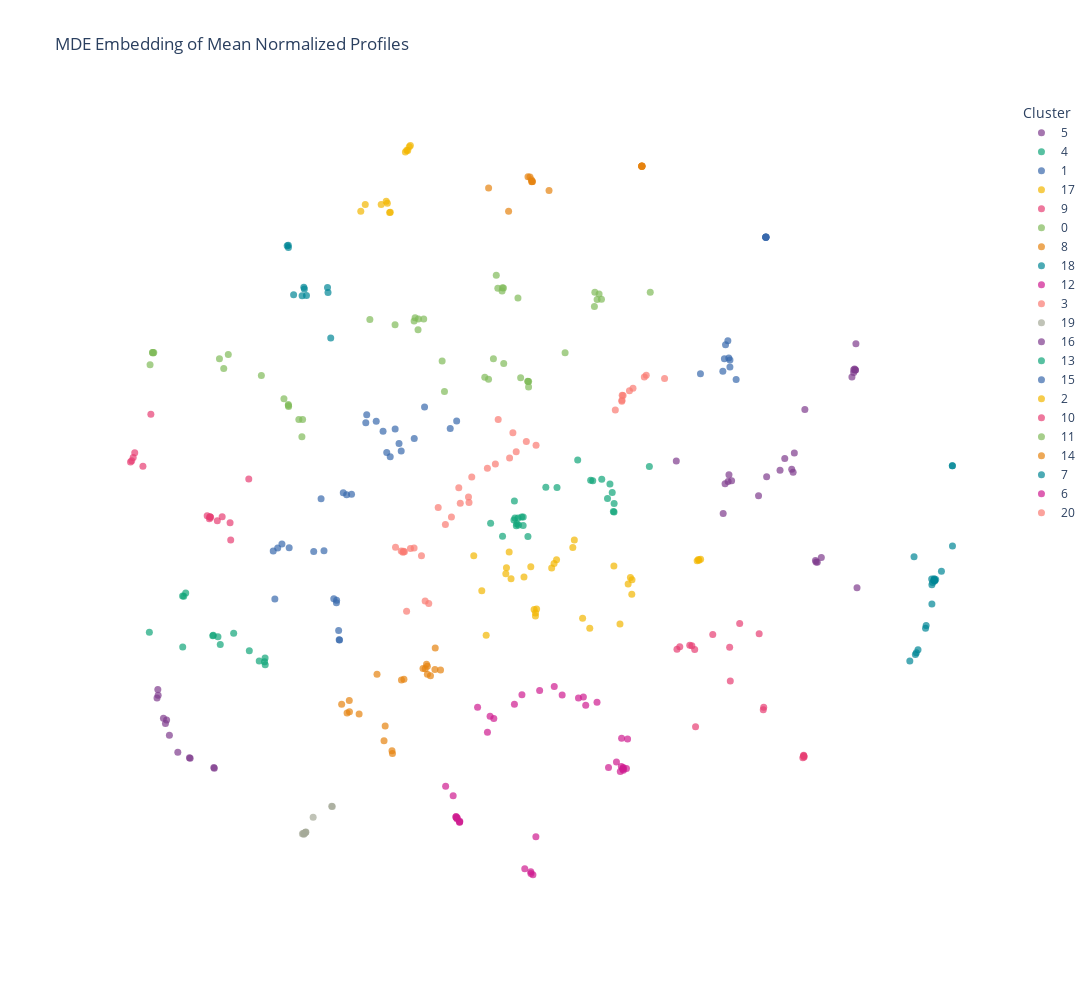

Notebook code cell kept with this figure:
### Markdown cell above
### MDE on 2000 HVG dataset

### Code cell
mde_strong_hvgs_8 = tf_compute_MDE(adata_strong_hvgs, label_points=False, spectral=True, leiden_neighbors=8)

### Figure 1 — Plotly figure (JSON) as saved in the notebook; plotly's stock layout.template omitted (floating-point values rounded to 4 significant figures)
{"data": [{"customdata": [["ADNP2"], ["BARX1"], ["BHLHE40"], ["CBX2"], ["DOT1L"], ["GATA2"], ["GMEB2"], ["GTF3A"], ["IKZF5"], ["JUNB"], ["KLF4"], ["MSANTD4"], ["NR4A1"], ["PKNOX2"], ["SMAD9"], ["SOX13"], ["YBX1"], ["ZBTB12"], ["ZKSCAN1"], ["ZNF44"], ["ZNF418"], ["ZNF628"], ["ZNF653"], ["ZNF674"], ["ZNF816"], ["ZNF835"]], "hovertemplate": "cluster=5<br>x=%{x}<br>y=%{y}<br>gene_target=%{customdata[0]}<extra></extra>", "legendgroup": "5", "marker": {"color": "rgb(127, 60, 141)", "opacity": 0.7, "size": 7, "symbol": "circle"}, "mode": "markers+text", "name": "5", "orientation": "v", "showlegend": true, "textfont": {"size": 4}, "textposition": "middle center", "type": "scatter", "x": [4.867, 4.673, 4.508, 4.467, 4.284, 5.409, 3.395, 5.464, 4.93, 4.075, 5.471, 2.662, 3.472, 4.489, 5.436, 4.839, 3.527, 3.948, 3.486, 5.45, 4.849, 3.425, 5.436, 4.358, 5.464, 5.488], "xaxis": "x", "y": [-0.7379, 1.897, 1.146, 0.8657, 0.8513, 2.46, 0.1036, 2.579, -0.6547, 0.7384, 3.031, 1.009, 0.6552, 0.8129, 2.585, -0.7097, 0.6668, 0.4104, 0.7712, 2.598, -0.7358, 0.6172, 2.534, 1.05, 2.579, -1.179], "yaxis": "y"}, {"customdata": [["AIRE"], ["CDX1"], ["EPAS1"], ["ESR1"], ["ESRRA"], ["LEF1"], ["MAFG"], ["NFXL1"], ["NKX2-4"], ["NME2"], ["PPARA"], ["PROX2"], ["REST"], ["TCF21"], ["THAP5"], ["THAP7"], ["TSHZ1"], ["ZFP37"], ["ZFP41"], ["ZNF395"], ["ZNF462"], ["ZNF582"], ["ZNF658"], ["ZNF735"], ["ZNF844"], ["ZNF852"]], "hovertemplate": "cluster=4<br>x=%{x}<br>y=%{y}<br>gene_target=%{customdata[0]}<extra></extra>", "legendgroup": "4", "marker": {"color": "rgb(17, 165, 121)", "opacity": 0.7, "size": 7, "symbol": "circle"}, "mode": "markers+text", "name": "4", "orientation": "v", "showlegend": true, "textfont": {"size": 4}, "textposition": "middle center", "type": "scatter", "x": [1.688, 1.586, 0.2436, 0.1301, 0.1864, 1.69, 1.12, 1.496, 0.1389, 2.241, 0.3416, 0.7965, 1.678, 1.624, 1.66, 0.6216, 0.2668, 1.355, 0.1662, 0.2679, 0.1946, 1.323, 0.1605, -0.2418, 0.1232, -0.05529], "xaxis": "x", "y": [0.1289, 0.3639, 0.0416, 0.3183, 0.02572, 0.2774, 1.027, 0.6949, 0.02682, 0.9125, -0.2961, 0.5511, 0.1385, 0.6105, 0.4634, 0.5552, -0.1029, 0.6669, -0.07286, 0.0446, -0.09463, 0.6762, -0.1078, -0.06333, -0.007474, -0.2906], "yaxis": "y"}, {"customdata": [["ANKZF1"], ["ATOH7"], ["DACH2"], ["DMRTA2"], ["DMRTB1"], ["ERF"], ["FOXA1"], ["GATA5"], ["GATAD2A"], ["HIC1"], ["HNF1B"], ["KCNIP3"], ["L3MBTL4"], ["MAFK"], ["NR0B1"], ["NR3C2"], ["SHOX2"], ["TCF7"], ["THAP8"], ["TIGD2"], ["ZHX1"], ["ZNF165"], ["ZNF212"], ["ZNF461"], ["ZNF490"], ["ZNF511"], ["ZNF518A"], ["ZNF610"], ["ZNF619"], ["ZNF747"]], "hovertemplate": "cluster=1<br>x=%{x}<br>y=%{y}<br>gene_target=%{customdata[0]}<extra></extra>", "legendgroup": "1", "marker": {"color": "rgb(57, 105, 172)", "opacity": 0.7, "size": 7, "symbol": "circle"}, "mode": "markers+text", "name": "1", "orientation": "v", "showlegend": true, "textfont": {"size": 4}, "textposition": "middle center", "type": "scatter", "x": [-1.674, -1.924, -2.493, -2.179, -2.61, -1.275, -2.893, -0.8737, -1.866, -2.417, -2.031, -3.392, -3.008, -2.848, -2.546, -2.619, -2.194, -1.64, -2.65, -3.642, -3.572, -2.653, -3.616, -1.812, -2.604, -1.436, -0.7729, -1.735, -3.506, -2.695], "xaxis": "x", "y": [1.313, 1.524, 0.4268, 1.806, -2.074, 1.942, 0.3593, 1.572, 1.158, 0.4367, 1.697, -0.49, -0.5532, -0.5411, 0.4629, -1.918, 1.671, 1.181, -1.394, -0.5462, -0.4937, -1.439, -1.371, 1.083, -2.079, 1.398, 1.698, 1.56, -0.4233, -1.366], "yaxis": "y"}, {"customdata": [["ARHGAP35"], ["HHEX"], ["MTF2"], ["NEUROD2"], ["SOX11"], ["THAP12"], ["ZBTB21"], ["ZNF20"], ["ZNF66"], ["ZNF354A"], ["ZNF358"], ["ZNF823"]], "hovertemplate": "cluster=17<br>x=%{x}<br>y=%{y}<br>gene_target=%{customdata[0]}<extra></extra>", "legendgroup": "17", "marker": {"color": "rgb(242, 183, 1)", "opacity": 0.7, "size": 7, "symbol": "circle"}, "mode": "markers+text", "name": "17", "orientation": "v", "showlegend": true, "textfont": {"size": 4}, "textposition": "middle center", "type": "scatter", "x": [-1.575, -1.874, -1.953, -2.272, -1.497, -1.553, -1.514, -2.202, -1.538, -1.821, -1.857, -1.811], "xaxis": "x", "y": [6.343, 5.492, 5.437, 5.32, 6.456, 6.373, 6.431, 5.437, 6.365, 5.299, 5.458, 5.301], "yaxis": "y"}, {"customdata": [["ARID3B"], ["BSX"], ["DLX2"], ["HSF4"], ["NEUROG2"], ["PITX2"], ["PPARD"], ["SALL4"], ["SMAD4"], ["SNAI1"], ["TCFL5"], ["ZBTB22"], ["ZMAT4"], ["ZNF253"], ["ZNF275"], ["ZNF337"], ["ZNF471"], ["ZNF549"]], "hovertemplate": "cluster=9<br>x=%{x}<br>y=%{y}<br>gene_target=%{customdata[0]}<extra></extra>", "legendgroup": "9", "marker": {"color": "rgb(231, 63, 116)", "opacity": 0.7, "size": 7, "symbol": "circle"}, "mode": "markers+text", "name": "9", "orientation": "v", "showlegend": true, "textfont": {"size": 4}, "textposition": "middle center", "type": "scatter", "x": [4.658, 2.872, 4.029, 2.716, 2.95, 4.66, 3.653, 4.653, 3.507, 4.654, 3.496, 3.232, 3.958, 2.905, 4.022, 2.963, 4.641, 2.673], "xaxis": "x", "y": [-4.087, -2.173, -3.242, -2.195, -2.246, -4.097, -1.797, -4.08, -2.789, -4.07, -2.205, -1.983, -1.971, -2.179, -3.284, -3.576, -4.112, -2.242], "yaxis": "y"}, {"customdata": [["ARNT2"], ["BHLHE41"], ["CENPX"], ["CREB5"], ["DMRT2"], ["EBF3"], ["ETS1"], ["FIGLA"], ["FOXD3"], ["FOXD4L5"], ["FOXH1"], ["FOXN2"], ["GATAD2B"], ["HES3"], ["HES7"], ["IRX5"], ["KLF6"], ["NFE2L3"], ["POU2F1"], ["SATB1"], ["TBPL2"], ["TBX1"], ["TCF7L1"], ["TET2"], ["ZBTB39"], ["ZFP2"], ["ZNF546"], ["ZNF564"], ["ZNF571"], ["ZNF592"], ["ZNF687"]], "hovertemplate": "cluster=0<br>x=%{x}<br>y=%{y}<br>gene_target=%{customdata[0]}<extra></extra>", "legendgroup": "0", "marker": {"color": "rgb(128, 186, 90)", "opacity": 0.7, "size": 7, "symbol": "circle"}, "mode": "markers+text", "name": "0", "orientation": "v", "showlegend": true, "textfont": {"size": 4}, "textposition": "middle center", "type": "scatter", "x": [1.424, 0.3391, 1.388, -1.423, 0.1857, -0.03684, -0.04125, 1.454, -0.05662, -1.288, -0.1535, 2.255, -1.371, 0.353, -0.9636, 0.3432, -1.377, -0.06277, -0.1293, 0.352, 1.381, -0.9999, -0.1982, -2.13, -1.736, 0.9228, 0.2277, -0.3329, -1.439, 1.492, -0.2744], "xaxis": "x", "y": [3.794, 2.385, 3.919, 3.479, 3.82, 2.69, 3.995, 3.89, 3.997, 3.457, 4.213, 3.92, 3.461, 2.381, 2.21, 2.38, 3.275, 3.943, 3.991, 2.285, 3.673, 2.735, 2.774, 3.451, 3.359, 2.877, 2.447, 2.454, 3.426, 3.8, 2.422], "yaxis": "y"}, {"customdata": [["ASCL5"], ["ASH1L"], ["CEBPA"], ["MSX2"], ["MXI1"], ["NFKB2"], ["NOTO"], ["ONECUT3"], ["TBX18"], ["TCF15"], ["TFCP2L1"], ["TMF1"], ["ZNF48"], ["ZNF226"], ["ZNF554"], ["ZNF581"], ["ZNF692"], ["ZNF697"], ["ZNF705A"], ["ZNF732"], ["ZNF853"]], "hovertemplate": "cluster=8<br>x=%{x}<br>y=%{y}<br>gene_target=%{customdata[0]}<extra></extra>", "legendgroup": "8", "marker": {"color": "rgb(230, 131, 16)", "opacity": 0.7, "size": 7, "symbol": "circle"}, "mode": "markers+text", "name": "8", "orientation": "v", "showlegend": true, "textfont": {"size": 4}, "textposition": "middle center", "type": "scatter", "x": [-1.183, -1.113, -1.777, -1.909, -1.597, -2.452, -2.019, -1.231, -1.299, -1.108, -1.265, -1.244, -2.299, -1.025, -1.636, -2.486, -1.891, -1.231, -1.784, -2.449, -2.572], "xaxis": "x", "y": [-2.696, -2.59, -4.039, -3.818, -2.756, -3.125, -2.669, -2.673, -2.571, -2.218, -2.576, -2.501, -3.358, -2.597, -2.771, -3.339, -3.565, -2.532, -3.992, -3.316, -3.19], "yaxis": "y"}, {"customdata": [["ATOH1"], ["PLSCR1"], ["RBCK1"], ["SOX30"], ["TERF1"], ["ZFP30"], ["ZNF32"], ["ZNF80"], ["ZNF174"], ["ZNF605"], ["ZNF713"]], "hovertemplate": "cluster=18<br>x=%{x}<br>y=%{y}<br>gene_target=%{customdata[0]}<extra></extra>", "legendgroup": "18", "marker": {"color": "rgb(0, 134, 149)", "opacity": 0.7, "size": 7, "symbol": "circle"}, "mode": "markers+text", "name": "18", "orientation": "v", "showlegend": true, "textfont": {"size": 4}, "textposition": "middle center", "type": "scatter", "x": [-3.163, -3.155, -2.785, -3.405, -3.406, -3.122, -3.19, -2.742, -3.423, -2.793, -3.323], "xaxis": "x", "y": [4.006, 3.978, 3.917, 4.695, 4.733, 3.863, 3.861, 3.131, 4.723, 4.001, 3.88], "yaxis": "y"}, {"customdata": [["BARHL1"], ["CSRNP2"], ["NHLH1"], ["RFX8"], ["RXRA"], ["SPIB"], ["SRY"], ["TIGD7"], ["ZBTB33"], ["ZNF280D"], ["ZNF311"], ["ZNF469"], ["ZNF551"], ["ZNF552"], ["ZNF783"]], "hovertemplate": "cluster=12<br>x=%{x}<br>y=%{y}<br>gene_target=%{customdata[0]}<extra></extra>", "legendgroup": "12", "marker": {"color": "rgb(207, 28, 144)", "opacity": 0.7, "size": 7, "symbol": "circle"}, "mode": "markers+text", "name": "12", "orientation": "v", "showlegend": true, "textfont": {"size": 4}, "textposition": "middle center", "type": "scatter", "x": [-0.7642, 0.4661, 0.2922, -0.7274, -0.7854, 0.3864, -0.7238, 0.4196, -0.7646, -0.7778, -0.9455, -0.8276, 0.3885, -0.7274, -0.7815], "xaxis": "x", "y": [-5.146, -5.477, -6.028, -5.223, -5.133, -6.078, -5.208, -6.129, -5.167, -5.146, -4.602, -4.769, -6.109, -5.224, -5.126], "yaxis": "y"}, {"customdata": [["BCL6B"], ["ERG"], ["ESRRB"], ["FOXD4"], ["FOXK1"], ["IRF9"], ["IRX1"], ["IRX4"], ["MXD1"], ["NANOGNB"], ["NEUROD4"], ["NEUROG3"], ["NKX6-1"], ["OTX1"], ["PHF1"], ["PREB"], ["TBPL1"], ["THAP6"], ["ZFP1"], ["ZNF16"], ["ZNF256"], ["ZNF267"], ["ZNF514"], ["ZNF518B"], ["ZNF589"], ["ZNF888"], ["ZSCAN18"]], "hovertemplate": "cluster=3<br>x=%{x}<br>y=%{y}<br>gene_target=%{customdata[0]}<extra></extra>", "legendgroup": "3", "marker": {"color": "rgb(249, 123, 114)", "opacity": 0.7, "size": 7, "symbol": "circle"}, "mode": "markers+text", "name": "3", "orientation": "v", "showlegend": true, "textfont": {"size": 4}, "textposition": "middle center", "type": "scatter", "x": [-0.7396, -1.209, -1.556, -1.439, -0.5368, -1.614, -1.496, 0.3167, -0.1676, -0.1235, 0.05489, -1.323, -1.729, -1.64, -0.588, -1.59, 0.1065, -0.7167, 0.4688, 0.1583, -0.8545, -0.2922, -1.604, -0.9491, -1.062, -1.266, -0.5799], "xaxis": "x", "y": [0.5484, -1.449, -1.583, -0.4911, 0.7329, -0.567, -0.5018, 1.346, 0.9588, 1.727, 1.059, -0.6242, -0.4804, -0.5433, 0.3889, -0.5557, 1.494, 0.2814, 1.282, 1.17, 0.04058, 0.8826, -0.5469, -0.08811, 0.2079, -1.409, 0.2932], "yaxis": "y"}, {"customdata": [["BHLHA9"], ["GSC"], ["OVOL1"], ["PRDM12"], ["REPIN1"], ["TFEB"], ["ZFP69B"], ["ZNF213"], ["ZNF648"], ["ZNF728"]], "hovertemplate": "cluster=19<br>x=%{x}<br>y=%{y}<br>gene_target=%{customdata[0]}<extra></extra>", "legendgroup": "19", "marker": {"color": "rgb(165, 170, 153)", "opacity": 0.7, "size": 7, "symbol": "circle"}, "mode": "markers+text", "name": "19", "orientation": "v", "showlegend": true, "textfont": {"size": 4}, "textposition": "middle center", "type": "scatter", "x": [-3.135, -3.131, -3.169, -3.017, -3.165, -3.141, -3.156, -2.718, -2.727, -3.185], "xaxis": "x", "y": [-5.398, -5.393, -5.415, -5.141, -5.431, -5.404, -5.422, -4.954, -4.948, -5.425], "yaxis": "y"}, {"customdata": [["CAMTA2"], ["ISL1"], ["MEOX1"], ["MEOX2"], ["PAX6"], ["RFX7"], ["SP2"], ["SP110"], ["ZNF215"], ["ZNF394"], ["ZNF583"], ["ZSCAN32"]], "hovertemplate": "cluster=16<br>x=%{x}<br>y=%{y}<br>gene_target=%{customdata[0]}<extra></extra>", "legendgroup": "16", "marker": {"color": "rgb(127, 60, 141)", "opacity": 0.7, "size": 7, "symbol": "circle"}, "mode": "markers+text", "name": "16", "orientation": "v", "showlegend": true, "textfont": {"size": 4}, "textposition": "middle center", "type": "scatter", "x": [-5.309, -5.459, -5.134, -5.441, -4.952, -5.359, -4.941, -5.446, -4.57, -5.265, -5.327, -4.563], "xaxis": "x", "y": [-3.459, -3.082, -4.017, -3.032, -4.113, -3.431, -4.122, -2.933, -4.278, -3.722, -3.521, -4.294], "yaxis": "y"}, {"customdata": [["CCDC17"], ["MECOM"], ["MITF"], ["ONECUT2"], ["SP8"], ["TBX20"], ["TBX21"], ["TFDP1"], ["THRB"], ["ZBTB47"], ["ZNF441"], ["ZNF443"], ["ZNF512"], ["ZNF616"], ["ZNF708"]], "hovertemplate": "cluster=13<br>x=%{x}<br>y=%{y}<br>gene_target=%{customdata[0]}<extra></extra>", "legendgroup": "13", "marker": {"color": "rgb(17, 165, 121)", "opacity": 0.7, "size": 7, "symbol": "circle"}, "mode": "markers+text", "name": "13", "orientation": "v", "showlegend": true, "textfont": {"size": 4}, "textposition": "middle center", "type": "scatter", "x": [-5.057, -3.861, -4.016, -4.587, -5.059, -5.041, -5.01, -4.579, -3.767, -4.506, -4.26, -4.47, -3.769, -3.777, -5.579], "xaxis": "x", "y": [-2.201, -2.442, -2.265, -2.006, -1.321, -1.325, -1.267, -2.0, -2.507, -2.026, -1.962, -2.156, -2.391, -2.454, -1.948], "yaxis": "y"}, {"customdata": [["CHAMP1"], ["DNMT1"], ["DUXA"], ["E2F4"], ["FOXE3"], ["PIN1"], ["PITX3"], ["SETDB1"], ["TIGD6"], ["VDR"], ["ZBTB26"], ["ZNF334"], ["ZNF383"], ["ZNF492"], ["ZNF563"]], "hovertemplate": "cluster=15<br>x=%{x}<br>y=%{y}<br>gene_target=%{customdata[0]}<extra></extra>", "legendgroup": "15", "marker": {"color": "rgb(57, 105, 172)", "opacity": 0.7, "size": 7, "symbol": "circle"}, "mode": "markers+text", "name": "15", "orientation": "v", "showlegend": true, "textfont": {"size": 4}, "textposition": "middle center", "type": "scatter", "x": [4.062, 4.062, 3.469, 4.063, 3.483, 3.598, 4.063, 4.064, 3.04, 4.063, 3.501, 3.39, 3.432, 3.501, 3.414], "xaxis": "x", "y": [4.873, 4.871, 3.082, 4.872, 2.787, 2.417, 4.872, 4.873, 2.515, 4.872, 2.63, 2.559, 3.013, 2.75, 2.772], "yaxis": "y"}, {"customdata": [["CREBL2"], ["CREM"], ["ETV1"], ["FOXK2"], ["HES6"], ["MNX1"], ["NCOA3"], ["NFIL3"], ["NKX6-2"], ["NR1I3"], ["PATZ1"], ["PBX1"], ["SCX"], ["SNAI2"], ["SP1"], ["SP140L"], ["TFAP2A"], ["TSC22D1"], ["TWIST1"], ["ZNF28"], ["ZNF75D"], ["ZNF134"], ["ZNF219"], ["ZNF284"], ["ZNF572"], ["ZNF614"], ["ZNF683"], ["ZNF726"], ["ZNF764"], ["ZNF821"]], "hovertemplate": "cluster=2<br>x=%{x}<br>y=%{y}<br>gene_target=%{customdata[0]}<extra></extra>", "legendgroup": "2", "marker": {"color": "rgb(242, 183, 1)", "opacity": 0.7, "size": 7, "symbol": "circle"}, "mode": "markers+text", "name": "2", "orientation": "v", "showlegend": true, "textfont": {"size": 4}, "textposition": "middle center", "type": "scatter", "x": [-0.3799, 0.4774, 3.016, 0.7506, 0.2801, 0.07752, 1.969, 1.309, -0.3112, 0.4601, 0.3864, 0.713, 1.686, 2.988, 0.04833, 1.909, 0.4384, -0.004037, 3.042, 1.044, -0.5053, 1.197, 0.005893, 1.781, 3.008, 0.459, 1.944, 0.7895, 1.067, 1.966], "xaxis": "x", "y": [-1.229, -1.544, -0.7041, -0.762, -0.9938, -1.025, -1.041, -1.876, -2.0, -1.612, -0.8151, -0.8358, -0.8023, -0.7107, -0.5631, -1.112, -1.555, -0.9385, -0.6848, -0.483, -0.6264, -1.706, -0.8329, -1.804, -0.6915, -1.667, -1.002, -0.6971, -0.3552, -1.289], "yaxis": "y"}, {"customdata": [["DBX2"], ["HIVEP2"], ["NR1H4"], ["PA2G4"], ["POU4F3"], ["PRDM8"], ["SHOX"], ["TCF3"], ["TET1"], ["ZNF276"], ["ZNF345"], ["ZNF660"], ["ZNF701"], ["ZNF716"], ["ZNF780A"], ["ZNF781"]], "hovertemplate": "cluster=10<br>x=%{x}<br>y=%{y}<br>gene_target=%{customdata[0]}<extra></extra>", "legendgroup": "10", "marker": {"color": "rgb(231, 63, 116)", "opacity": 0.7, "size": 7, "symbol": "circle"}, "mode": "markers+text", "name": "10", "orientation": "v", "showlegend": true, "textfont": {"size": 4}, "textposition": "middle center", "type": "scatter", "x": [-5.873, -4.307, -4.44, -4.64, -5.679, -5.555, -5.855, -4.63, -4.516, -5.831, -5.807, -4.675, -4.024, -4.621, -4.632, -4.317], "xaxis": "x", "y": [0.9936, -0.3562, 0.04841, 0.01373, 0.9174, 1.816, 1.012, 0.04804, -0.02173, 1.07, 1.149, 0.06254, 0.6991, 0.03631, 0.04265, -0.0559], "yaxis": "y"}, {"customdata": [["DEAF1"], ["GATA1"], ["MTERF1"], ["MTERF3"], ["MTERF4"], ["OSR2"], ["PCGF6"], ["POU3F3"], ["SOX1"], ["ZBTB41"], ["ZNF200"], ["ZNF280C"], ["ZNF316"], ["ZNF382"], ["ZNF672"], ["ZNF772"]], "hovertemplate": "cluster=11<br>x=%{x}<br>y=%{y}<br>gene_target=%{customdata[0]}<extra></extra>", "legendgroup": "11", "marker": {"color": "rgb(128, 186, 90)", "opacity": 0.7, "size": 7, "symbol": "circle"}, "mode": "markers+text", "name": "11", "orientation": "v", "showlegend": true, "textfont": {"size": 4}, "textposition": "middle center", "type": "scatter", "x": [-3.401, -4.416, -5.51, -5.528, -5.529, -3.827, -3.474, -4.483, -3.405, -5.52, -3.241, -3.405, -3.193, -3.182, -4.345, -5.568], "xaxis": "x", "y": [1.948, 2.604, 2.883, 2.881, 2.882, 2.486, 2.084, 2.772, 1.967, 2.872, 1.727, 1.983, 1.426, 1.724, 2.845, 2.669], "yaxis": "y"}, {"customdata": [["DLX4"], ["EBF2"], ["GTF2IRD1"], ["KMT2B"], ["LIN28B"], ["PAX2"], ["SNAPC4"], ["SNAPC5"], ["SOX4"], ["SOX14"], ["ZBED6"], ["ZNF24"], ["ZNF205"], ["ZNF420"], ["ZNF787"]], "hovertemplate": "cluster=14<br>x=%{x}<br>y=%{y}<br>gene_target=%{customdata[0]}<extra></extra>", "legendgroup": "14", "marker": {"color": "rgb(230, 131, 16)", "opacity": 0.7, "size": 7, "symbol": "circle"}, "mode": "markers+text", "name": "14", "orientation": "v", "showlegend": true, "textfont": {"size": 4}, "textposition": "middle center", "type": "scatter", "x": [0.396, 2.124, 2.123, 0.3736, 2.122, 0.0394, 2.122, 2.122, -0.2733, 0.4066, 0.6718, 0.3427, 0.4134, 2.127, 0.4008], "xaxis": "x", "y": [5.865, 6.098, 6.097, 5.911, 6.096, 5.32, 6.098, 6.098, 5.718, 5.834, 5.675, 5.914, 5.834, 6.097, 5.827], "yaxis": "y"}, {"customdata": [["DR1"], ["DRAP1"], ["HOXD13"], ["KLF1"], ["NANOG"], ["NANOGP8"], ["NR1D1"], ["PHF20"], ["POU3F2"], ["POU5F1"], ["POU5F1B"], ["PRDM14"], ["PRDM16"], ["PURG"], ["RBPJ"], ["RLF"], ["TCF7L2"], ["ZNF180"], ["ZNF396"], ["ZNF423"], ["ZNF521"], ["ZNF710"]], "hovertemplate": "cluster=7<br>x=%{x}<br>y=%{y}<br>gene_target=%{customdata[0]}<extra></extra>", "legendgroup": "7", "marker": {"color": "rgb(0, 134, 149)", "opacity": 0.7, "size": 7, "symbol": "circle"}, "mode": "markers+text", "name": "7", "orientation": "v", "showlegend": true, "textfont": {"size": 4}, "textposition": "middle center", "type": "scatter", "x": [6.979, 6.979, 6.703, 6.416, 6.56, 6.659, 6.981, 6.695, 6.694, 6.696, 6.693, 6.57, 6.656, 6.442, 6.809, 6.314, 6.38, 6.671, 6.719, 6.401, 6.7, 6.659], "xaxis": "x", "y": [0.9265, 0.9269, -1.06, -2.301, -1.876, -1.46, -0.4601, -1.049, -1.047, -1.021, -1.047, -1.829, -1.028, -2.247, -0.893, -2.443, -0.6416, -1.087, -1.037, -2.33, -1.05, -1.125], "yaxis": "y"}, {"customdata": [["EHF"], ["ETV5"], ["FOXJ2"], ["FOXQ1"], ["GATA6"], ["GPBP1"], ["HES4"], ["HLF"], ["KLF15"], ["MKX"], ["RUNX3"], ["THAP10"], ["TIGD4"], ["TP53"], ["ZHX3"], ["ZNF30"], ["ZNF136"], ["ZNF222"], ["ZNF268"], ["ZNF354B"], ["ZNF491"], ["ZNF540"], ["ZNF573"], ["ZNF689"]], "hovertemplate": "cluster=6<br>x=%{x}<br>y=%{y}<br>gene_target=%{customdata[0]}<extra></extra>", "legendgroup": "6", "marker": {"color": "rgb(207, 28, 144)", "opacity": 0.7, "size": 7, "symbol": "circle"}, "mode": "markers+text", "name": "6", "orientation": "v", "showlegend": true, "textfont": {"size": 4}, "textposition": "middle center", "type": "scatter", "x": [1.807, 1.825, 1.83, 1.833, 1.726, -0.4457, 1.132, 0.8771, 0.248, -0.2914, 1.9, 0.1305, 1.835, -0.1919, 1.422, 0.5249, 1.246, 0.7534, 1.786, 1.882, -0.2501, 1.602, 1.803, 1.209], "xaxis": "x", "y": [-3.777, -4.309, -4.294, -4.281, -4.187, -3.239, -3.082, -3.031, -3.027, -3.672, -3.789, -3.19, -4.328, -3.436, -3.152, -2.951, -3.206, -2.881, -4.349, -4.299, -3.395, -4.28, -4.264, -3.063], "yaxis": "y"}, {"customdata": [["IRF4"], ["MEIS3"], ["SCRT2"], ["SRF"], ["ZFP42"], ["ZNF12"], ["ZNF510"], ["ZNF684"], ["ZNF791"], ["ZNF843"]], "hovertemplate": "cluster=20<br>x=%{x}<br>y=%{y}<br>gene_target=%{customdata[0]}<extra></extra>", "legendgroup": "20", "marker": {"color": "rgb(249, 123, 114)", "opacity": 0.7, "size": 7, "symbol": "circle"}, "mode": "markers+text", "name": "20", "orientation": "v", "showlegend": true, "textfont": {"size": 4}, "textposition": "middle center", "type": "scatter", "x": [1.81, 1.816, 1.929, 2.479, 2.192, 2.162, 1.985, 1.812, 1.83, 1.708], "xaxis": "x", "y": [2.041, 2.142, 2.22, 2.434, 2.488, 2.457, 2.265, 2.058, 2.14, 1.888], "yaxis": "y"}], "layout": {"coloraxis": {"showscale": false}, "height": 1000, "legend": {"title": {"text": "Cluster"}, "tracegroupgap": 0}, "plot_bgcolor": "white", "showlegend": true, "title": {"text": "MDE Embedding of Mean Normalized Profiles"}, "width": 1200, "xaxis": {"anchor": "y", "domain": [0, 1], "title": {"text": "x"}, "visible": false}, "yaxis": {"anchor": "x", "domain": [0, 1], "title": {"text": "y"}, "visible": false}}}
